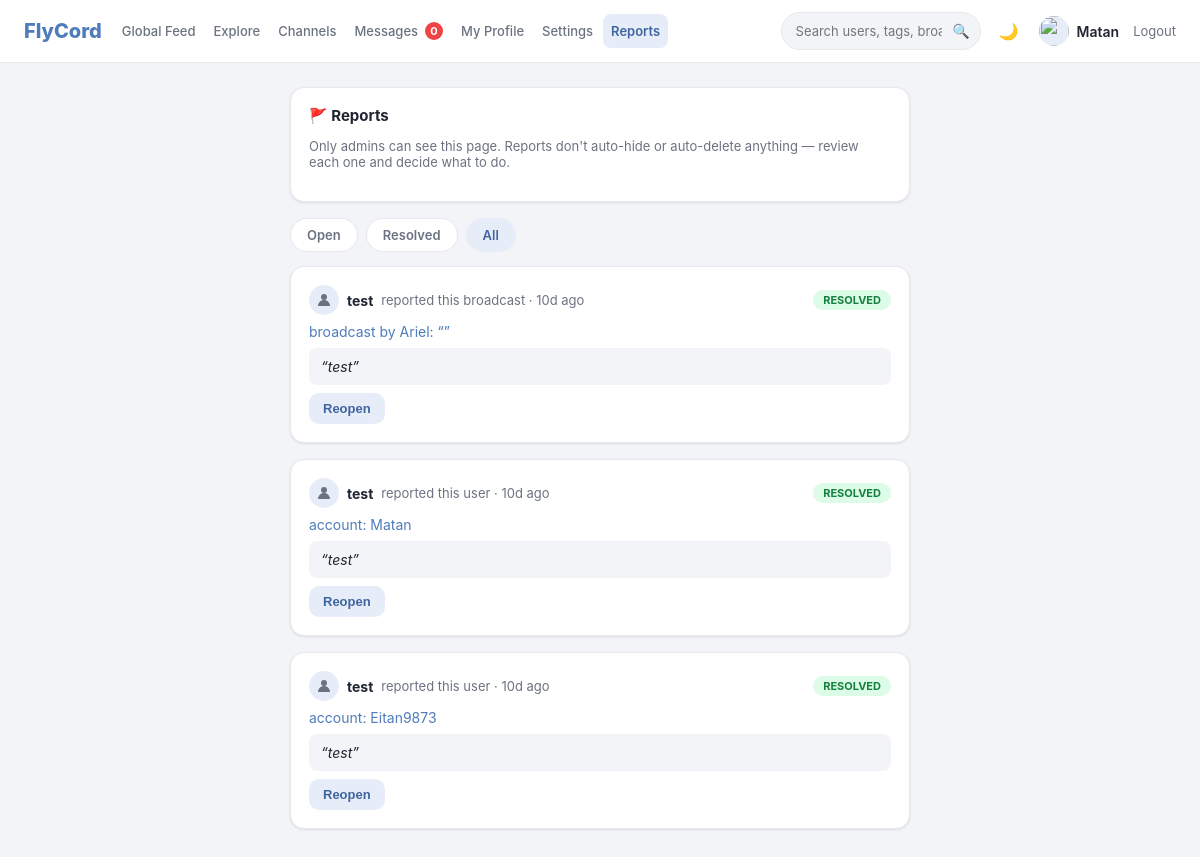
Screenshot of /admin/reports?status=all (signed in) with the database file from the repository.
### tables this page shows
CREATE TABLE users (
            id INTEGER PRIMARY KEY AUTOINCREMENT,
            username TEXT UNIQUE NOT NULL,
            password_hash TEXT NOT NULL,
            avatar TEXT NOT NULL DEFAULT '🦁',
            avatar_image_filename TEXT,
            bio TEXT NOT NULL DEFAULT '',
            created_at TEXT NOT NULL
        , banned_until TEXT, is_verified INTEGER NOT NULL DEFAULT 0);

CREATE TABLE reports (
            id INTEGER PRIMARY KEY AUTOINCREMENT,
            reporter_id INTEGER NOT NULL REFERENCES users(id) ON DELETE CASCADE,
            target_type TEXT NOT NULL,
            target_id INTEGER NOT NULL,
            reason TEXT NOT NULL,
            status TEXT NOT NULL DEFAULT 'open',
            created_at TEXT NOT NULL
        );

### app.py (the view)
@app.route("/admin/reports")
@login_required
def admin_reports():
    me = current_user()
    if not is_admin_user(me):
        abort(403)
    db = get_db()
    status_filter = request.args.get("status", "open")
    if status_filter not in ("open", "resolved", "all"):
        status_filter = "open"
    rows = db.execute(
        """
        SELECT r.*, u.username AS reporter_username, u.avatar AS reporter_avatar,
               u.avatar_image_filename AS reporter_avatar_image_filename
        FROM reports r
        JOIN users u ON u.id = r.reporter_id
        ORDER BY r.status = 'open' DESC, r.created_at DESC
        """
    ).fetchall()
    reports = []
    for r in rows:
        if status_filter != "all" and r["status"] != status_filter:
            continue
        entry = dict(r)
        if r["target_type"] == "broadcast":
            target = db.execute(
                """
                SELECT b.id, b.content, u.username, u.avatar, u.avatar_image_filename
                FROM broadcasts b JOIN users u ON u.id = b.user_id
                WHERE b.id = ?
                """,
                (r["target_id"],),
            ).fetchone()
            entry["target_exists"] = target is not None
            entry["target_summary"] = (
                f"broadcast by {target['username']}: “{target['content'][:80]}”" if target
                else "broadcast (already deleted)"
            )
            entry["target_username"] = target["username"] if target else None
        else:
            target = db.execute("SELECT id, username FROM users WHERE id = ?", (r["target_id"],)).fetchone()
            entry["target_exists"] = target is not None
            entry["target_summary"] = f"account: {target['username']}" if target else "account (already deleted)"
            entry["target_username"] = target["username"] if target else None
        reports.append(entry)
    open_count = sum(1 for r in rows if r["status"] == "open")
    return render_template("admin_reports.html", reports=reports, status_filter=status_filter, open_count=open_count)

### app.py (called while the page is built, shortened)
def get_db():
    if "db" not in g:
        g.db = sqlite3.connect(DB_PATH)
        g.db.row_factory = sqlite3.Row
        g.db.execute("PRAGMA foreign_keys = ON")
    return g.db

def login_required(view):
    @wraps(view)
    def wrapped(*args, **kwargs):
        if not session.get("user_id"):
            flash("Please log in first.", "error")
            return redirect(url_for("login", next=request.path))
        user = current_user()
        if user is None:
            session.clear()
            flash("Your session expired — please log in again.", "error")
            return redirect(url_for("login", next=request.path))
        if is_user_banned(user):
            session.clear()
            flash(ban_message(user), "error")
            return redirect(url_for("login", next=request.path))
        return view(*args, **kwargs)
    return wrapped

def current_user():
    if "user_id" not in session:
        return None
    db = get_db()
    return db.execute(
        "SELECT * FROM users WHERE id = ?", (session["user_id"],)
    ).fetchone()

def is_admin_user(user):
    return bool(user) and user["username"] in ADMIN_USERNAMES

def is_verified_user(user):
    return bool(user) and bool(user["is_verified"])

def can_create_tags(user):
    return is_admin_user(user) or is_verified_user(user)

def can_create_channels(user):
    return is_admin_user(user) or is_verified_user(user)

def is_user_banned(user):
    if not user or not user["banned_until"]:
        return False

@app.context_processor
def inject_user():
    user = current_user()
    admin = is_admin_user(user)
    open_report_count = 0
    if admin:
        open_report_count = get_db().execute(
            "SELECT COUNT(*) c FROM reports WHERE status = 'open'"
        ).fetchone()["c"]
    return {
        "current_user": user,
        "is_admin": admin,
        "is_verified": is_verified_user(user),
        "can_create_tags": can_create_tags(user),
        "can_create_channels": can_create_channels(user),
        "admin_usernames": ADMIN_USERNAMES,
        "admin_open_report_count": open_report_count,
        "dark_theme": request.cookies.get("flycord_theme") == "dark",
    }

def versioned_static(filename):
    path = os.path.join(app.static_folder, filename)
    try:
        version = int(os.path.getmtime(path))
    except OSError:
        version = 0
    return f"{url_for('static', filename=filename)}?v={version}"

### templates/admin_reports.html (shortened to what this page needs)
{% extends "base.html" %}
{% block content %}
<div class="grid grid-single">
  <section class="col-center">
    <div class="card">
      <h3 class="card-title">🚩 Reports</h3>
      <p class="muted small">Only admins can see this page. Reports don't auto-hide or auto-delete anything — review each one and decide what to do.</p>
    </div>
    <div class="tabs">
      <a href="{{ url_for('admin_reports', status='open') }}" class="tab {% if status_filter == 'open' %}tab-active{% endif %}">Open{% if open_count %} ({{ open_count }}){% endif %}</a>
      <a href="{{ url_for('admin_reports', status='resolved') }}" class="tab {% if status_filter == 'resolved' %}tab-active{% endif %}">Resolved</a>
      <a href="{{ url_for('admin_reports', status='all') }}" class="tab {% if status_filter == 'all' %}tab-active{% endif %}">All</a>
    </div>
    {% for r in reports %}
    <div class="card report-card">
      <div class="report-card-header">
        {{ avatar_html({'avatar': r['reporter_avatar'], 'avatar_image_filename': r['reporter_avatar_image_filename']}, 'avatar-sm') }}
        <span class="post-username">{{ r['reporter_username'] }}</span>
        <span class="muted small">reported this {{ r['target_type'] }} · {{ r['created_at'] | time_ago }}</span>
        <span class="report-status-badge report-status-{{ r['status'] }}">{{ r['status'] }}</span>
      </div>
      <p class="report-target">
        {% if not r['target_exists'] %}
        {{ r['target_summary'] }}
        {% elif r['target_type'] == 'broadcast' %}
        <a href="{{ url_for('post_detail', post_id=r['target_id']) }}">{{ r['target_summary'] }}</a>
        {% else %}
        <a href="{{ url_for('user_profile', username=r['target_username']) }}">{{ r['target_summary'] }}</a>
        {% endif %}
      </p>
      <p class="report-reason">“{{ r['reason'] }}”</p>
      <div class="report-actions">
        {% if r['status'] == 'open' %}
        <form method="post" action="{{ url_for('resolve_report', report_id=r['id']) }}">
          <button type="submit" class="btn btn-primary btn-small">Mark resolved</button>
        </form>
        {% else %}
        <form method="post" action="{{ url_for('reopen_report', report_id=r['id']) }}">
          <button type="submit" class="btn btn-secondary btn-small">Reopen</button>
        </form>
        {% endif %}
      </div>
    </div>
    {% else %}
    <div class="card empty-state">No {{ '' if status_filter == 'all' else status_filter }} reports.</div>
    {% endfor %}
  </section>
</div>
{% endblock %}

### templates/base.html (shortened to what this page needs)
<!doctype html>
<html lang="en" class="{{ 'dark' if dark_theme else '' }}">
<head>
  <link rel="stylesheet" href="{{ versioned_static('css/style.css') }}">
</head>
<body>
  <header class="navbar">
    <div class="navbar-inner">
      <a class="brand" href="{{ url_for('feed') }}">FlyCord</a>
      {% if current_user %}
      <nav class="nav-links">
        <a class="nav-link {% if request.endpoint == 'feed' %}active{% endif %}" href="{{ url_for('feed') }}">Global Feed</a>
        <a class="nav-link {% if request.endpoint == 'explore' %}active{% endif %}" href="{{ url_for('explore') }}">Explore</a>
        <a class="nav-link {% if request.endpoint == 'channels_list' %}active{% endif %}" href="{{ url_for('channels_list') }}">Channels</a>
        <a class="nav-link {% if request.endpoint in ['messages_inbox','message_thread'] %}active{% endif %}" href="{{ url_for('messages_inbox') }}">
          Messages
          <span id="unread-badge" class="unread-badge" hidden>0</span>
        </a>
        <a class="nav-link {% if request.endpoint in ['profile_redirect','user_profile'] %}active{% endif %}" href="{{ url_for('profile_redirect') }}">My Profile</a>
        <a class="nav-link {% if request.endpoint == 'settings' %}active{% endif %}" href="{{ url_for('settings') }}">Settings</a>
        {% if is_admin %}
        <a class="nav-link {% if request.endpoint == 'admin_reports' %}active{% endif %}" href="{{ url_for('admin_reports') }}">
          Reports
        </a>
        {% endif %}
      </nav>
      <form class="search-form" action="{{ url_for('search') }}" method="get">
        <input type="text" name="q" placeholder="Search users, tags, broadcasts..."
               value="{{ request.args.get('q', '') }}">
        <button type="submit" class="icon-btn" title="Search">🔍</button>
      </form>
      {% endif %}
      <div class="navbar-right">
        <button id="theme-toggle" class="icon-btn" title="Toggle dark mode">🌙</button>
        {% if current_user %}
          <div class="user-chip">
            {{ avatar_html(current_user, 'avatar-sm') }}
            <span class="username">{{ current_user['username'] }}</span>
          </div>
          <a class="logout-link" href="{{ url_for('logout') }}">Logout</a>
        {% endif %}
      </div>
    </div>
  </header>
  <main class="page">
    {% block content %}{% endblock %}
  </main>
</body>
</html>

### rows the page displays
users: username "Matan"
users: reporter_username "test" "test" "test"
reports: target_type "broadcast", created_at "10d ago", status "RESOLVED", reason "test"
reports: target_type "user", created_at "10d ago", status "RESOLVED", reason "test"
reports: target_type "user", created_at "10d ago", status "RESOLVED", reason "test"

### other values shown
{{ r['target_summary'] }} "broadcast by Ariel: “”"
{{ r['target_summary'] }} "account: Matan" "account: Eitan9873"
